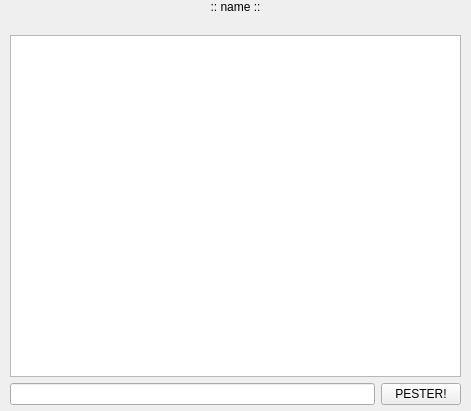
<?xml version="1.0" encoding="UTF-8"?>
<ui version="4.0">
 <class>Form</class>
 <widget class="QWidget" name="Form">
  <property name="geometry">
   <rect>
    <x>0</x>
    <y>0</y>
    <width>471</width>
    <height>411</height>
   </rect>
  </property>
  <property name="sizePolicy">
   <sizepolicy hsizetype="Maximum" vsizetype="Maximum">
    <horstretch>0</horstretch>
    <verstretch>0</verstretch>
   </sizepolicy>
  </property>
  <property name="windowTitle">
   <string>Private Message</string>
  </property>
  <property name="windowOpacity">
   <double>1.000000000000000</double>
  </property>
  <widget class="QWidget" name="verticalLayoutWidget">
   <property name="geometry">
    <rect>
     <x>0</x>
     <y>0</y>
     <width>471</width>
     <height>411</height>
    </rect>
   </property>
   <layout class="QVBoxLayout" name="verticalLayout">
    <property name="spacing">
     <number>6</number>
    </property>
    <property name="margin">
     <number>0</number>
    </property>
    <item>
     <widget class="QLabel" name="userLabel">
      <property name="sizePolicy">
       <sizepolicy hsizetype="Preferred" vsizetype="Fixed">
        <horstretch>0</horstretch>
        <verstretch>3</verstretch>
       </sizepolicy>
      </property>
      <property name="lineWidth">
       <number>1</number>
      </property>
      <property name="text">
       <string>:: name ::</string>
      </property>
      <property name="scaledContents">
       <bool>false</bool>
      </property>
      <property name="alignment">
       <set>Qt::AlignCenter</set>
      </property>
     </widget>
    </item>
    <item>
     <layout class="QVBoxLayout" name="verticalLayout_2">
      <property name="leftMargin">
       <number>10</number>
      </property>
      <property name="topMargin">
       <number>15</number>
      </property>
      <property name="rightMargin">
       <number>10</number>
      </property>
      <property name="bottomMargin">
       <number>6</number>
      </property>
      <item>
       <widget class="QTextEdit" name="userOutput">
        <property name="readOnly">
         <bool>true</bool>
        </property>
       </widget>
      </item>
      <item>
       <layout class="QHBoxLayout" name="horizontalLayout">
        <property name="spacing">
         <number>6</number>
        </property>
        <property name="rightMargin">
         <number>0</number>
        </property>
        <property name="bottomMargin">
         <number>0</number>
        </property>
        <item>
         <widget class="QLineEdit" name="userInput">
          <property name="sizePolicy">
           <sizepolicy hsizetype="Expanding" vsizetype="Maximum">
            <horstretch>0</horstretch>
            <verstretch>0</verstretch>
           </sizepolicy>
          </property>
         </widget>
        </item>
        <item>
         <widget class="QPushButton" name="sendButton">
          <property name="sizePolicy">
           <sizepolicy hsizetype="Maximum" vsizetype="Maximum">
            <horstretch>0</horstretch>
            <verstretch>0</verstretch>
           </sizepolicy>
          </property>
          <property name="text">
           <string>PESTER!</string>
          </property>
         </widget>
        </item>
       </layout>
      </item>
     </layout>
    </item>
   </layout>
  </widget>
 </widget>
 <resources/>
 <connections/>
</ui>
